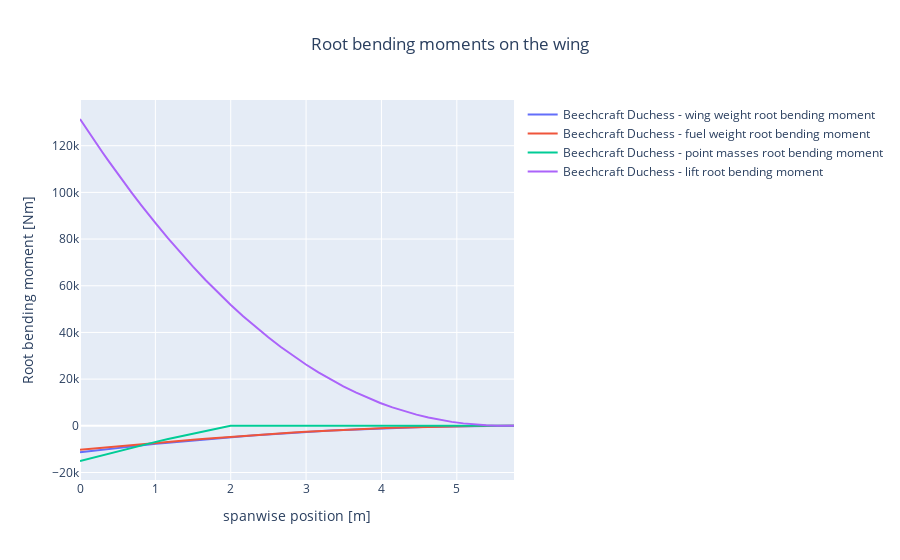

The cell this chart's notebook holds for it:
### Code cell
from fastga.utils.postprocessing.load_analysis.analysis_and_plots_la import rbm_diagram

fig3 = rbm_diagram(pth.join(WORK_FOLDER_PATH, 'beechcraft_76_loads.xml'), name='Beechcraft Duchess')
fig3.show()
